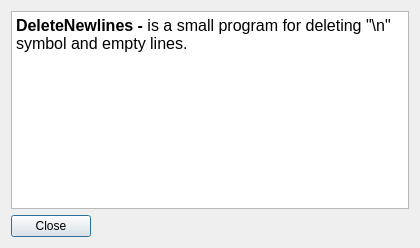
<?xml version="1.0" encoding="UTF-8"?>
<ui version="4.0">
 <class>About</class>
 <widget class="QDialog" name="About">
  <property name="geometry">
   <rect>
    <x>0</x>
    <y>0</y>
    <width>420</width>
    <height>248</height>
   </rect>
  </property>
  <property name="sizePolicy">
   <sizepolicy hsizetype="Fixed" vsizetype="Fixed">
    <horstretch>0</horstretch>
    <verstretch>0</verstretch>
   </sizepolicy>
  </property>
  <property name="windowTitle">
   <string>About DeleteNewlines</string>
  </property>
  <layout class="QGridLayout" name="gridLayout">
   <item row="0" column="0">
    <layout class="QVBoxLayout" name="verticalLayout">
     <item>
      <widget class="QTextBrowser" name="textBrowser">
       <property name="html">
        <string>&lt;!DOCTYPE HTML PUBLIC &quot;-//W3C//DTD HTML 4.0//EN&quot; &quot;http://www.w3.org/TR/REC-html40/strict.dtd&quot;&gt;
&lt;html&gt;&lt;head&gt;&lt;meta name=&quot;qrichtext&quot; content=&quot;1&quot; /&gt;&lt;style type=&quot;text/css&quot;&gt;
p, li { white-space: pre-wrap; }
&lt;/style&gt;&lt;/head&gt;&lt;body style=&quot; font-family:'MS Shell Dlg 2'; font-size:7.8pt; font-weight:400; font-style:normal;&quot;&gt;
&lt;p style=&quot; margin-top:0px; margin-bottom:0px; margin-left:0px; margin-right:0px; -qt-block-indent:0; text-indent:0px;&quot;&gt;&lt;span style=&quot; font-size:12pt; font-weight:600;&quot;&gt;DeleteNewlines - &lt;/span&gt;&lt;span style=&quot; font-size:12pt;&quot;&gt;is a small program for deleting &amp;quot;\n&amp;quot; symbol and empty lines.&lt;/span&gt;&lt;/p&gt;&lt;/body&gt;&lt;/html&gt;</string>
       </property>
      </widget>
     </item>
     <item>
      <widget class="QPushButton" name="pushButton">
       <property name="sizePolicy">
        <sizepolicy hsizetype="Fixed" vsizetype="Fixed">
         <horstretch>0</horstretch>
         <verstretch>0</verstretch>
        </sizepolicy>
       </property>
       <property name="text">
        <string>Close</string>
       </property>
       <property name="default">
        <bool>false</bool>
       </property>
       <property name="flat">
        <bool>false</bool>
       </property>
      </widget>
     </item>
    </layout>
   </item>
  </layout>
 </widget>
 <resources/>
 <connections/>
</ui>
